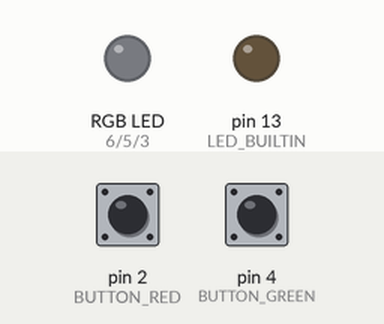
Bench run of a sketch on a simulated Arduino Uno, built with avr-gcc and run on an emulated ATmega328P. Shown: an RGB LED mixed from three pins (HIGH = lit), output pins drawn as LEDs (lit = HIGH). The inputs (shaded band) are chosen by the test bench; at power-on: pin 2 (BUTTON_RED) HIGH, pin 4 (BUTTON_GREEN) HIGH.

Above: at 1.2 s.
1.3 s: pin 2 (BUTTON_RED) pulled LOW for 0.15 s
At 2.1 s:
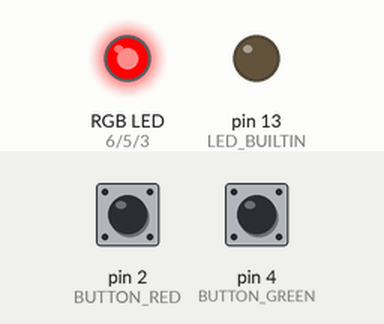
2.9 s: pin 4 (BUTTON_GREEN) pulled LOW for 0.15 s
At 3.3 s:
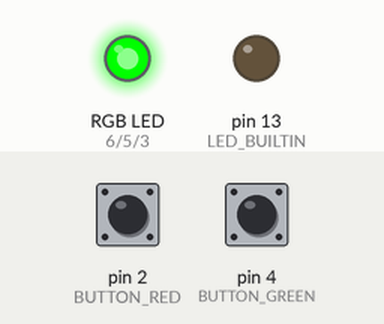
4.5 s: pin 4 (BUTTON_GREEN) pulled LOW for 1 s
At 5.8 s:
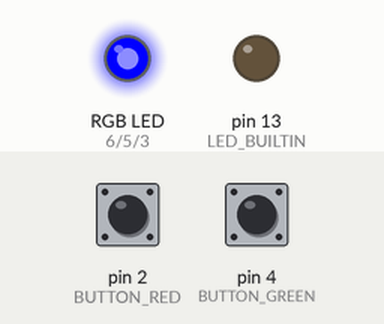
7.0 s: pin 4 (BUTTON_GREEN) pulled LOW for 3.2 s
At 7.7 s:
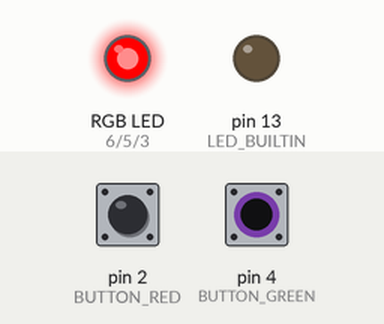
11.7 s: pin 2 (BUTTON_RED) pulled LOW for 1 s
At 12.5 s:
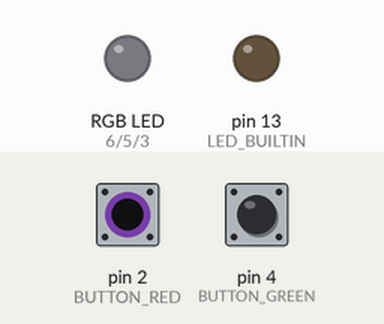
Timing chart, 0 to 14.7 s (numbered marks = the images above; inputs shaded):
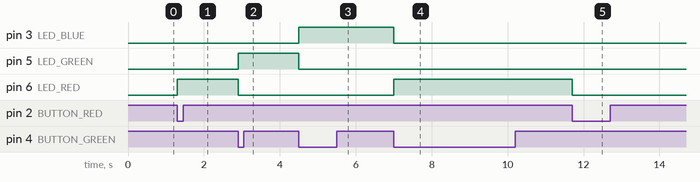

Measured:
- after the input at 1.3 s, pin 6 (LED_RED): LOW → HIGH at once
- after the input at 2.9 s, pin 5 (LED_GREEN): LOW → HIGH at once; pin 6 (LED_RED): HIGH → LOW at once
- after the input at 4.5 s, pin 3 (LED_BLUE): LOW → HIGH at once; pin 5 (LED_GREEN): HIGH → LOW at once
- after the input at 7.0 s, pin 3 (LED_BLUE): HIGH → LOW at once; pin 6 (LED_RED): LOW → HIGH at once
- after the input at 11.7 s, pin 6 (LED_RED): HIGH → LOW at once

The sketch:

lab02_task01.ino
```cpp
// -----------------------------------------------------------------------------
// Required definitions
// -----------------------------------------------------------------------------
#define LED_RED   6
#define LED_GREEN 5
#define LED_BLUE  3

#define BUTTON_RED   2
#define BUTTON_GREEN 4

#define DEBOUNCE_TIME_MS 100

// -----------------------------------------------------------------------------
// Global variables
// -----------------------------------------------------------------------------
uint8_t currentColor = 0;     // 0 - red, 1 - green, 2 - blue
bool    ledIsEnabled = false; // LED diode ON/OFF state

bool buttonRedLastState   = HIGH;
bool buttonGreenLastState = HIGH;

// -----------------------------------------------------------------------------
// Pin initialization
// -----------------------------------------------------------------------------
// Initialization of RGB pins
void initRGB() {
  pinMode(LED_RED, OUTPUT);
  digitalWrite(LED_RED, LOW);

  pinMode(LED_GREEN, OUTPUT);
  digitalWrite(LED_GREEN, LOW);

  pinMode(LED_BLUE, OUTPUT);
  digitalWrite(LED_BLUE, LOW);
}

// Initialization of button pins
void initButtons() {
  pinMode(BUTTON_RED, INPUT_PULLUP);
  pinMode(BUTTON_GREEN, INPUT_PULLUP);
}

// -----------------------------------------------------------------------------
// Handling pins and diode behavior
// -----------------------------------------------------------------------------
// Setting color of the LED diode
void setColor(uint8_t color) {
  digitalWrite(LED_RED,   color == 0 ? HIGH : LOW);
  digitalWrite(LED_GREEN, color == 1 ? HIGH : LOW);
  digitalWrite(LED_BLUE,  color == 2 ? HIGH : LOW);
}

// Handling the LED state
void handleButtonRed() {
  bool buttonRedCurrentState = digitalRead(BUTTON_RED);
  if (buttonRedCurrentState == LOW && buttonRedLastState == HIGH) {
    ledIsEnabled = !ledIsEnabled;
  }
  buttonRedLastState = buttonRedCurrentState;
}

// Handling setting the LED color
void handleButtonGreen() {
  bool buttonGreenCurrentState = digitalRead(BUTTON_GREEN);
  if (buttonGreenCurrentState == LOW && buttonGreenLastState == HIGH) {
    currentColor = (currentColor + 1) % 3;
  }
  buttonGreenLastState = buttonGreenCurrentState;
}

// Complete diode behavior management
void handleDiode() {
  handleButtonRed();
  handleButtonGreen();

  if (ledIsEnabled) setColor(currentColor);
  else              setColor(255);
}

// -----------------------------------------------------------------------------
// Setup and main loop
// -----------------------------------------------------------------------------
void setup() {
  pinMode(LED_BUILTIN, OUTPUT);
  digitalWrite(LED_BUILTIN, LOW);
  initRGB();
  initButtons();
}


void loop() {
  handleDiode();
  delay(DEBOUNCE_TIME_MS);
}
```
